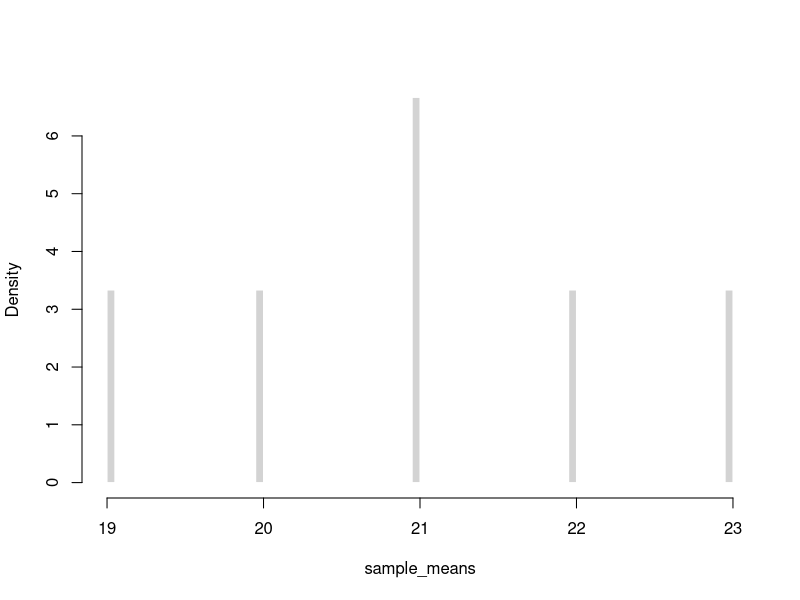
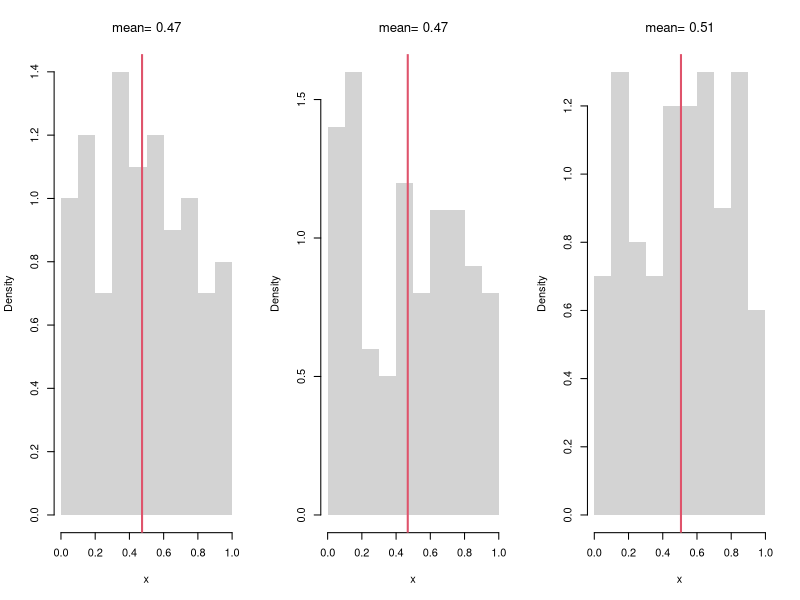
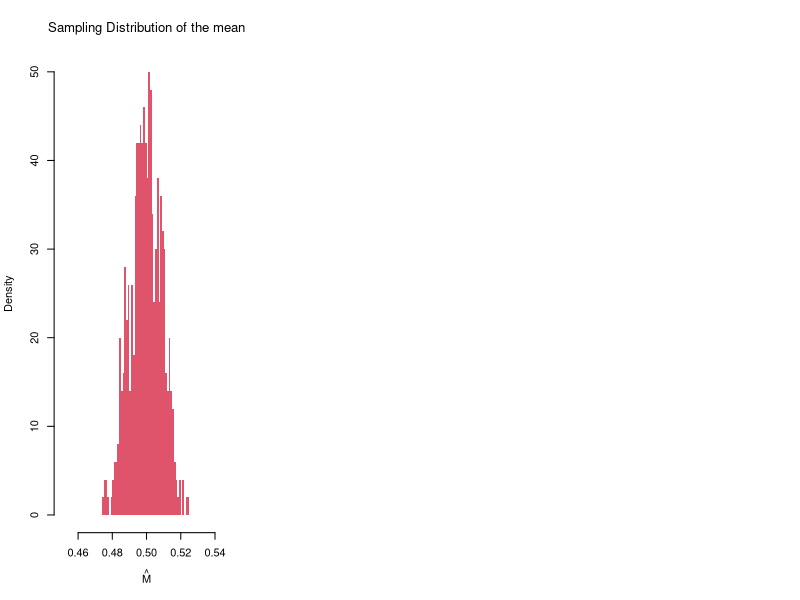
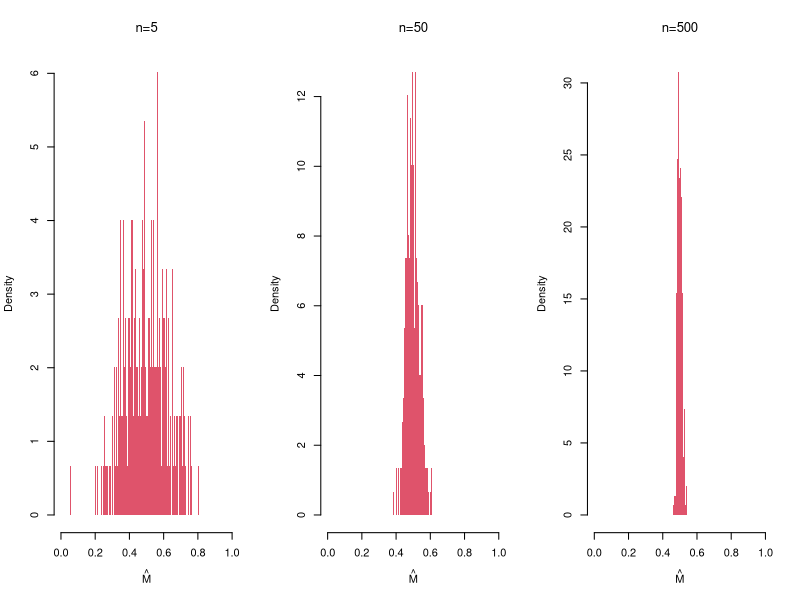
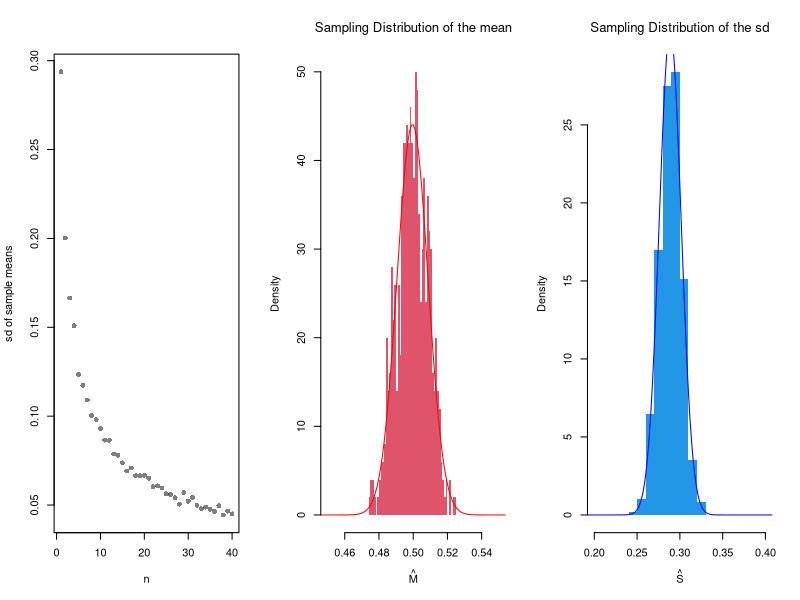
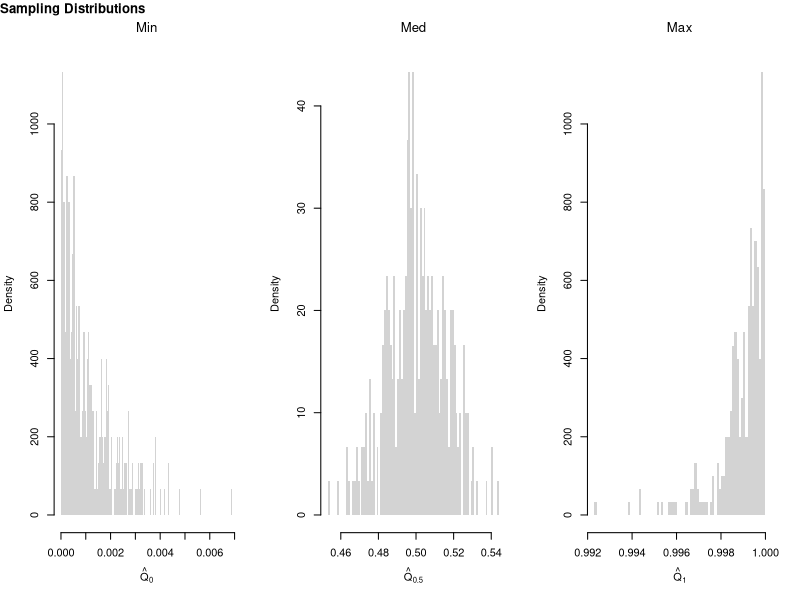
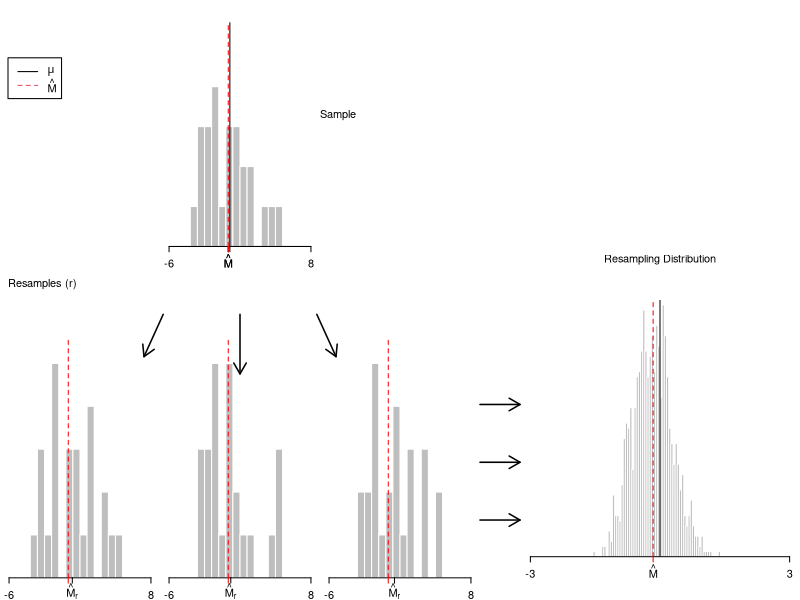
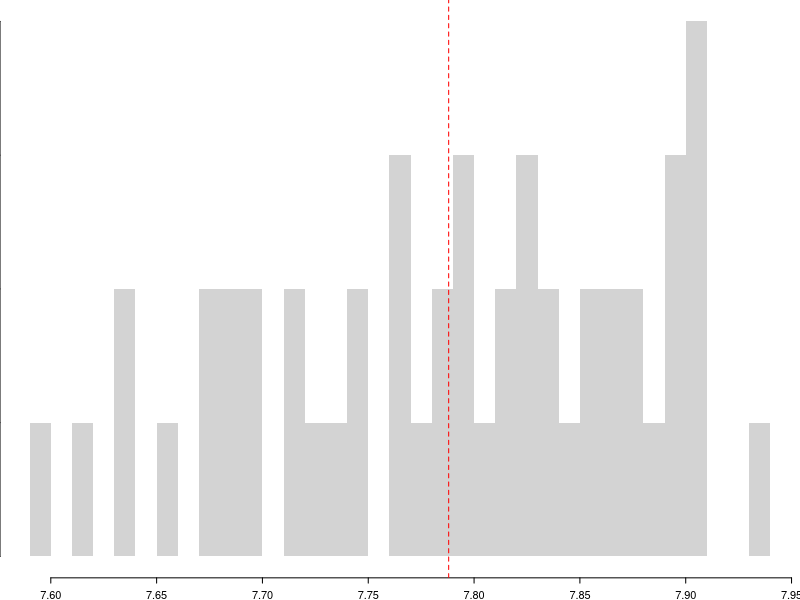

Recreate these plots in R, in order.
## ---- chunk 1
#All possible samples of two from {1,2,3,4}
#{1,2} {1,3}, {3,4}
#{2,3} {2,4}
#{3,4}
choose(4,2)

# Simple random sample (no duplicates, equal probability)
x <- c(1,2,3,4)
sample(x, 2, replace=F)
## ---- chunk 2
#All possible samples of two from an enormous bag of numbers {1,2,3,4}
#{1,1} {1,2} {1,3}, {3,4}
#{2,2} {2,3} {2,4}
#{3,3} {3,4}
#{4,4}

# Simple random sample (duplicates, equal probability)
sample(x, 2, replace=T)
## ---- chunk 3
X <- c(18,20,22,24) # Ages for student population
# six possible samples
m1 <- mean( X[c(1,2)] ) #{1,2}
m2 <- mean( X[c(1,3)] ) #{1,3}
m3 <- mean( X[c(1,4)] ) #{3,4}
m4 <- mean( X[c(2,3)] ) #{2,3}
m5 <- mean( X[c(2,4)] ) #{2,4}
m6 <- mean( X[c(3,4)] ) #{3,4}
# sampling distribution
sample_means <- c(m1, m2, m3, m4, m5, m6)
hist(sample_means,
    freq=F, breaks=100,
    main='', border=F)
## ---- chunk 4
# Three Sample Example from infinite population
x1 <- runif(100)
m1 <- mean(x1)
x2 <- runif(100)
m2 <- mean(x2)
x3 <- runif(100)
m3 <- mean(x3)
sample_means <- c(m1, m2, m3)
sample_means

# An Equivalent Approach: fill vector in a loop
sample_means <- vector(length=3)
for(i in seq(sample_means)){
    x <- runif(100)
    m <- mean(x)
    sample_means[i] <- m
}
sample_means
## ---- chunk 5
# Three Sample Example w/ Visual
par(mfrow=c(1,3))
for(b in 1:3){
    x <- runif(100) 
    m <-  mean(x)
    hist(x,
        breaks=seq(0,1,by=.1), #for comparability
        freq=F, main=NA, border=NA)
    abline(v=m, col=2, lwd=2)
    title(paste0('mean= ', round(m,2)),  font.main=1)
}
## ---- chunk 6
# Many sample example
sample_means <- vector(length=500)
for(i in seq_along(sample_means)){
    x <- runif(1000)
    m <- mean(x)
    sample_means[i] <- m
}
hist(sample_means, 
    breaks=seq(0.45,0.55,by=.001),
    border=NA, freq=F,
    col=2, font.main=1, 
    xlab=expression(hat(M)),
    main='Sampling Distribution of the mean')
## ---- chunk 7
m_LLLN <- mean(sample_means)
round(m_LLLN, 3)
## ---- chunk 8
par(mfrow=c(1,3))
for(n in c(5,50,500)){
    sample_means_n <- vector(length=299)
    for(i in seq_along(sample_means_n)){
        x <- runif(n)
        m <- mean(x)
        sample_means_n[i] <- m
    }
    hist(sample_means_n, 
        breaks=seq(0,1,by=.005),
        border=NA, freq=F,
        col=2, font.main=1, 
        xlab=expression(hat(M)),
        main=paste0('n=',n) )
}
## ---- chunk 9
n_seq <- seq(1, 40)
sd_seq <- vector(length=length(n_seq))
for(n in seq_along(sd_seq)){
    sample_means_n <- vector(length=499)
    for(i in seq_along(sample_means_n)){
        x <- runif(n)
        m <- mean(x)
        sample_means_n[i] <- m
    }
    sd_seq[n] <- sd(sample_means_n)
}
plot(n_seq, sd_seq, pch=16, col=grey(0,0.5),
    xlab='n', ylab='sd of sample means', main='')
## ---- chunk 10
hist(sample_means,
    breaks=seq(0.45,0.55,by=.001),
    border=NA, freq=F,
    col=2, font.main=1,
    xlab=expression(hat(M)),
    main='Sampling Distribution of the mean')
    
## Approximately normal?
mu <- mean(sample_means)
mu_sd <- sd(sample_means)
x <- seq(0.1, 0.9, by=0.001)
fx <- dnorm(x, mu, mu_sd)
lines(x, fx, col='red')
## ---- chunk 11
# CLT example of the "sd" statistic
sample_sds <- vector(length=1000)
for(i in seq_along(sample_sds)){
    x <- runif(100) # same distribution
    s <- sd(x) # different statistic
    sample_sds[i] <- s
}
hist(sample_sds,
    breaks=seq(0.2,0.4,by=.01),
    border=NA, freq=F,
    col=4, font.main=1,
    xlab=expression(hat(S)),
    main='Sampling Distribution of the sd')

## Approximately normal?
mu <- mean(sample_sds)
mu_sd <- sd(sample_sds)
x <- seq(0.1, 0.9, by=0.001)
fx <- dnorm(x, mu, mu_sd)
lines(x, fx, col='blue')

# Try another function, such as
my_function <- function(x){ diff(range(exp(x))) }

# try another random variable, such as rexp(100) instead of runif(100)
## ---- chunk 12
# Create 300 samples, each with 1000 random uniform variables
x_samples <- matrix(nrow=300, ncol=1000)
for(i in seq(1,nrow(x_samples))){
    x_samples[i,] <- runif(1000)
}
# Each row is a new sample
length(x_samples[1,])

# Compute min, median, and max for each sample
x_mins <- apply(x_samples, 1, quantile, probs=0)
x_meds <- apply(x_samples, 1, quantile, probs=.5)
x_maxs <- apply(x_samples, 1, quantile, probs=1)

# Plot the sampling distributions of min, median, and max
# Median looks normal. Maximum and Minumum do not!
par(mfrow=c(1,3))
hist(x_mins, breaks=100, main='Min', font.main=1,
    xlab=expression(hat(Q)[0]), border=NA, freq=F)
hist(x_meds, breaks=100, main='Med', font.main=1,
    xlab=expression(hat(Q)[0.5]), border=NA, freq=F)
hist(x_maxs, breaks=100, main='Max', font.main=1,
    xlab=expression(hat(Q)[1]), border=NA, freq=F)
title('Sampling Distributions', outer=T, line=-1, adj=0)
## ---- chunk 13
sample_dat <- USArrests[,'Murder']
sample_mean <- mean(sample_dat)
sample_mean
## ---- chunk 14
# Generate Non-normal Data, from Hesterberg (2015)

# Population is 50% N(-2, 1) and 50% N(2, 4)
populationMean <- c(-2, 2)
populationVar <- c(1, 4)

# Generate samples from population
rPopulation <- function(n){
  # Which distribution is each observation coming from
  di <- sample(1:2, size=n, replace=TRUE, prob=c(.5,.5))
  rnorm(n, mean=populationMean[di], sd=sqrt(populationVar)[di])
}

# Compute Sample Mean
n <- 25
set.seed(2)
sample_dat <- rPopulation(n)
sample_mean <- mean(sample_dat)
## ---- chunk 15
# Plot Bootstrap Mean
# Modified from Hesterberg (2015)

#### Some parameters for figure layout.
divideX <- c(.6, .65)
divideY <- c(0, .32, .33, .65, .70, 1)
useFraction <- .9
Fraction2 <- 0:1 + c(1, -1) * (1-useFraction)/2
rescaleY <- function(x) (x-.33)/.67
divideY3 <- (c(NA, NA, .33, .65, .70, 1) - .33)/.67

PlotSample <- function(data,
    lineMu=TRUE,
    star=FALSE,
    lineM=NULL,
    col="gray"){
  # lineMu: logical, add a vertical line at mu
  # star:  logical, label with xbar* instead of xbar
  # lineM: NULL or numeric; add a vertical line there

  hist(data, breaks=seq(-6, 8, length=21), col=col,
       probability=TRUE, axes=FALSE, new=FALSE, border=0,
       xlab="", xlim=c(-6, 8), ylim=c(0, .351),
       xaxs="i", yaxs="i", main="")
  axis(side=1, at=c(-6, 8))
  axis(side=1, at=mean(data),
       if(star) expression(hat(M)[r]) else expression(hat(M)))
  if(lineMu) {
    segments(mean(populationMean), y0=0, y1=.32)
    axis(side=1, at=mean(populationMean), "")
  }
  if(length(lineM)) {
    segments(lineM, y0=0, y1=.32, col="red", lty=2)
    axis(side=1, at=lineM, "", col="red")
  }
  invisible(NULL)
}

### Plot sample (as substitute for population)
par(fig=c(divideX[1] * (1/3 + 1/3 * Fraction2), divideY3[5:6]),
    mar=.1 + c(2, 0, 0, 0), mex=.8)
PlotSample(sample_dat, lineM=sample_mean)
axis(1, sample_mean, expression(hat(M)), col="red")

### Bootstrap samples
set.seed(2)  ## Cherry Pick Some Good Ones
B <- lapply(1:20, function(b) { sample(sample_dat, replace=T) })
temp <- lapply(B, hist, breaks=seq(-6, 8, length=21), plot=F)
Bii <- which(sapply(temp, function(x) max(x[['counts']])) <= 5)
## Plot the Cherries
par(fig=c(divideX[1] * (0/3 + 1/3*Fraction2), divideY3[3:4]), new=T)
PlotSample(B[[Bii[1]]], sample_mean, lineMu=F, star=T)
par(fig=c(divideX[1] * (1/3 + 1/3*Fraction2), divideY3[3:4]), new=T)
PlotSample(B[[Bii[3]]], sample_mean, lineMu=F, star=T)
par(fig=c(divideX[1] * (2/3 + 1/3*Fraction2), divideY3[3:4]), new=T)
PlotSample(B[[Bii[2]]], sample_mean, lineMu=F, star=T)

### Bootstrap Distribution
par(fig=c(divideX[2], 1, 0, .5), new=T)
par(mar=c(4.1, 0, 0, 0))
set.seed(2)
Bmeans <- sapply(1:999, function(b) {
    dat_b <- sample(sample_dat, replace=T) # c.f. jackknife
    mean(dat_b)
})
hist(Bmeans, xlim=c(-3, 3), ylim=c(0, 1), breaks=61, border=0,
     axes=F, col="gray", freq=F, main="", yaxs="i",
     xlab="", ylab="")
abline(v=sample_mean, col="red", lty=2)
abline(v=mean(populationMean))
axis(1, c(-3, 3))
axis(1, at=sample_mean, expression(hat(M)), col="red")
#axis(3, at=mean(populationMean), expression(mu))

### Arrows
par(mar=c(2.1, 0, 0, 0))
par(fig=c(0, 1, 0, 1), usr=c(0, 1, 0, 1))
arrows(lwd=1.5, length=.125,
       x0=divideX[1] * (.29 + .42 * ppoints(5)[c(1,3,5)]),
       x1=divideX[1] * seq(.3, .7, length=3),
       y0=rescaleY(divideY[4:5] %*% c(.2, .77)) - .05,
       y1=rescaleY(divideY[4] - c(.6, 1, .6)*(divideY[5]-divideY[4])) - .05)
arrows(divideX[1], c(.1, .2, .3), length=.125, divideX[2], lwd=1.5)

### Text
text(.4, .8, adj=0, 'Sample')
text((divideX[2]+1)/2, .55, adj=.5, 'Resampling Distribution')
text(0.01, divideY3[4]+.03, adj=0, "Resamples (r)")
legend(.01, .9, lty=1:2, col=1:2, legend=expression(mu, hat(M)))
## ---- chunk 16
sample_dat <- USArrests[,'Murder']
sample_mean <- mean(sample_dat)

# Jackknife Estimates
n <- length(sample_dat)
jackknife_means <- vector(length=n)
for(i in seq_along(jackknife_means)){
    dat_noti <- sample_dat[-i]
    mean_noti <- mean(dat_noti)
    jackknife_means[i] <- mean_noti
}
hist(jackknife_means, breaks=25,
    border=NA, freq=F,
    main='', xlab=expression(hat(M)[-i]))
abline(v=sample_mean, col='red', lty=2)
## ---- chunk 17
# Bootstrap estimates
bootstrap_means <- vector(length=9999)
for(b in seq_along(bootstrap_means)){
    dat_id <- seq(1,n)
    boot_id <- sample(dat_id , replace=T)
    dat_b  <- sample_dat[boot_id] # c.f. jackknife
    mean_b <- mean(dat_b)
    bootstrap_means[b] <-mean_b
}

hist(bootstrap_means, breaks=25,
    border=NA, freq=F,
    main='', xlab=expression(hat(M)[b]))
abline(v=sample_mean, col='red', lty=2)
## ---- chunk 18
# theoretical probabilities
x <- c(0,1)
x_probs <- c(1/4, 3/4)
# sample draws
coin_sample <- sample(x, prob=x_probs, 1000, replace=T)
Fhat <- ecdf(coin_sample)

x_probs_boot <- c(Fhat(0), 1-Fhat(0))
x_probs_boot # approximately the theoretical value
coin_resample <- sample(x, prob=x_probs_boot, 999, replace=T)
# any draw from here is almost the same as the original process
## ---- chunk 19
sd(sample_dat) # standard deviation
sd(bootstrap_means) # standard error
## ---- chunk 20
B <- 1000 # number of bootstrap samples
Nseq <- seq(1,100, by=1) # different sample sizes

SE <- vector(length=length(Nseq))
for(n in Nseq){
    sample_statistics_n <- vector(length=B)
    for(b in seq(1,B)){
        x_b <- rnorm(n) # Sample of size n
        x_stat_b <- quantile(x_b, probs=.4) # Stat of interest
        sample_statistics_n[b] <- x_stat_b
    }
    se_n <- sd(sample_statistics_n) # How much the stat varies across samples
    SE[n] <- se_n
}

plot(Nseq, SE, pch=16, col=grey(0,.5),
    ylab='standard error', xlab='sample size')
## ---- chunk 21
# Create 300 samples, each with 1000 random uniform variables
x_samples <- matrix(nrow=300, ncol=1000)
for(i in seq(1,nrow(x_samples))){
    x_samples[i,] <- runif(1000)
}

# Middle 90%
mq <- quantile(sample_means, probs=c(.05,.95))
paste0('we are 90% confident that the mean is between ', 
    round(mq[1],2), ' and ', round(mq[2],2) )

hist(sample_means,
    breaks=seq(.4,.6, by=.001), 
    border=NA, freq=F,
    col=rgb(0,0,0,.25), font.main=1,
    main='90% Confidence Interval for the Mean')
abline(v=mq)
## ---- chunk 22
## Sample Quantiles (medians)
sample_quants <- apply(x_samples, 1, quantile, probs=0.5)

# Middle 90% of estimates
mq <- quantile(sample_quants, probs=c(.05,.95))
paste0('we are 90% confident that the median is between ', 
    round(mq[1],2), ' and ', round(mq[2],2) )

hist(sample_quants,
    breaks=seq(.4,.6, by=.001),
    border=NA, freq=F,
    col=rgb(0,0,0,.25), font.main=1,
    main='90% Confidence Interval for the Median')
abline(v=mq)
## ---- chunk 23
X <- c(18,20,22,24) #student ages
# six possible samples of size 2
m1 <- mean( X[c(1,2)] ) #{1,2}
m2 <- mean( X[c(1,3)] ) #{1,3}
m3 <- mean( X[c(1,4)] ) #{3,4}
m4 <- mean( X[c(2,3)] ) #{2,3}
m5 <- mean( X[c(2,4)] ) #{2,4}
m6 <- mean( X[c(3,4)] ) #{3,4}
means_2 <- c(m1, m2, m3, m4, m5, m6)
sd(means_2)

# four possible samples of size 3
m1 <- mean( X[c(1,2,3)] ) 
m2 <- mean( X[c(1,2,4)] ) 
m3 <- mean( X[c(1,3,4)] ) 
m4 <- mean( X[c(2,3,4)] ) 
means_3 <- c(m1, m2, m3, m4)
sd(means_3)
## ---- chunk 24
# Boot CI
boot_ci <- quantile(bootstrap_means, probs=c(.025, .975))
boot_ci

# Jack CI
jack_ci <- quantile(jackknife_means, probs=c(.025, .975))
jack_ci

# more conservative estimate
ci <- boot_ci
## ---- chunk 25
boot_se <- sd(bootstrap_means)

theory_se <- sd(sample_dat)/sqrt(n)

c(boot_se, theory_se)
## ---- chunk 26
# Confidence Interval for each sample
xq <- apply(x_samples, 1, function(r){ #theoretical se's 
    mean(r) + c(-1,1)*sd(r)/sqrt(length(r))
})
# First 3 interval estimates
xq[, c(1,2,3)]

# Explicit calculation
mu_true <- 0.5 # theoretical result for uniform samples
# Logical vector: whether the true mean is in each CI
covered <- mu_true >= xq[1, ] & mu_true <= xq[2, ]
# Empirical coverage rate
coverage_rate <- mean(covered)
cat(sprintf("Estimated coverage probability: %.2f%%\n", 100 * coverage_rate))

# Theoretically: [-1 sd, +1 sd] has 2/3 coverage
# Change to [-2 sd, +2 sd] to see Precision-Accuracy tradeoff.
## ---- chunk 27
# Visualize first 100 confidence intervals
n <- 100
plot.new()
plot.window(xlim = range(xq), ylim = c(0, n))
for (i in seq(1,n) ) {
  col_i <- if (covered[i]) rgb(0, 0, 0, 0.3) else rgb(1, 0, 0, 0.5)
  segments(xq[1, i], i, xq[2, i], i, col = col_i, lwd = 2)
}
abline(v = mu_true, col = "blue", lwd = 2)
axis(1)
title("Visualizing CI Coverage (Red = Missed)", font.main=1)
